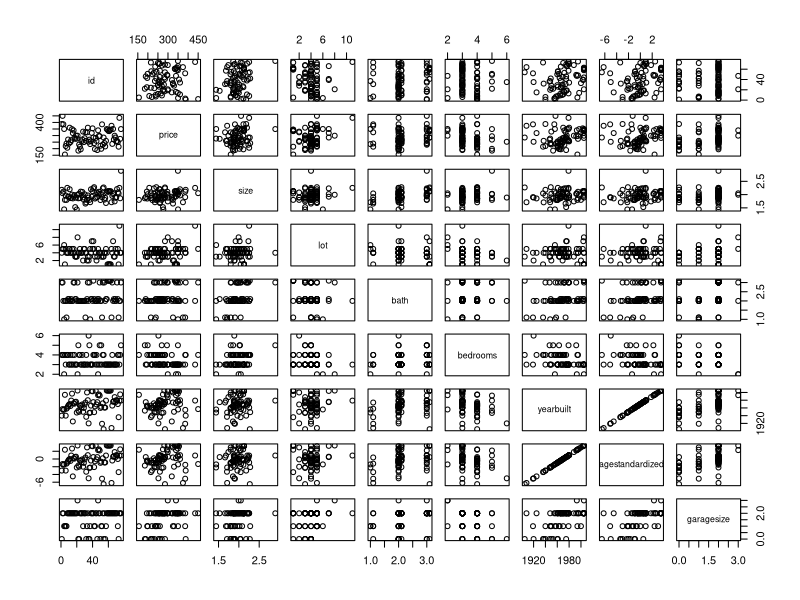

This chart was generated by the following R code:
## ---- chunk 1
library(ggplot2)

## ---- chunk 2
library(readxl)
Housing <- read_excel("Housing.xlsx")
Housing
## ---- chunk 3
statusact <- ifelse(Housing$status == "act", 1, 0)
statuspen <- ifelse(Housing$status == "pen", 1, 0)
statussld <- ifelse(Housing$status == "sld", 1, 0)
elemadams <- ifelse(Housing$elem == "adams", 1, 0)
elemcrest <- ifelse(Housing$elem == "crest", 1, 0)
elemedge <- ifelse(Housing$elem == "edge", 1, 0)
elemedison <- ifelse(Housing$elem == "edison", 1, 0)
elemharris <- ifelse(Housing$elem == "harris", 1, 0)
elemparker <- ifelse(Housing$elem == "parker", 1, 0)
pairs(Housing[,1:9])
## ---- chunk 4
summary(Housing)
## ---- chunk 5
Housingmodel1 <- lm(price ~ . , data = Housing)
summary(Housingmodel1)
## ---- chunk 6
housingmodel2 <- lm(Housing$price ~ Housing$size + Housing$lot + statusact + elemedison + elemharris)
summary(housingmodel2)
## ---- chunk 7
housingmodel3 <- lm(Housing$price ~ Housing$size + Housing$bedrooms + Housing$lot + statussld + elemedison + elemharris)
summary(housingmodel3)
